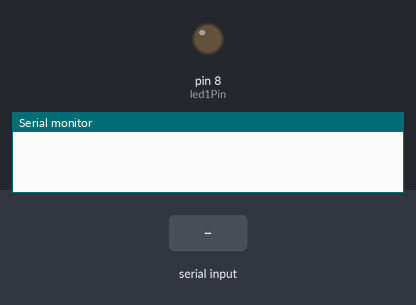
Simulated run of this sketch. Board: Arduino Uno, built with avr-gcc and run on an emulated ATmega328P. Parts: output pins drawn as LEDs (lit = HIGH), the last lines printed to the serial monitor. The inputs (shaded band) are chosen by the test bench.

Above: at 1.2 s.
1.3 s: "a" received over Serial
At 2.4 s:
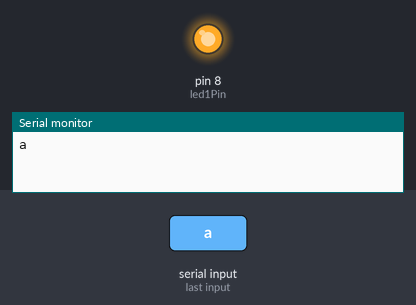
Timing chart, 0 to 4.8 s (numbered marks = the images above; inputs shaded):
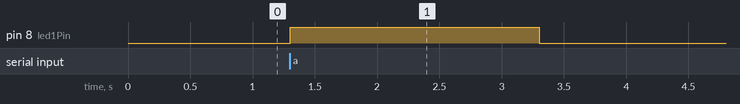

The sketch:

Using_SerialSendandReceive_Slave.ino
```cpp
char ss;
int led1Pin=8;
void setup()
{
Serial.begin(9600);
pinMode(led1Pin,OUTPUT);
}
void loop()
{
  if (Serial.available()) {
    ss=Serial.read();

    Serial.print(ss);

    if(ss=='a') {
      digitalWrite(led1Pin, HIGH);
      ss=0;
      delay(2000);
      digitalWrite(led1Pin, LOW);
    }
    Serial.print('b');//收到‘a'后向主机发一个’b'
    delay(3000);
    Serial.print('c');
    delay(3000);
  }
}
```

Measured:
- after the input at 1.3 s, pin 8 (led1Pin): LOW → HIGH at once, → LOW 2.0 s later
